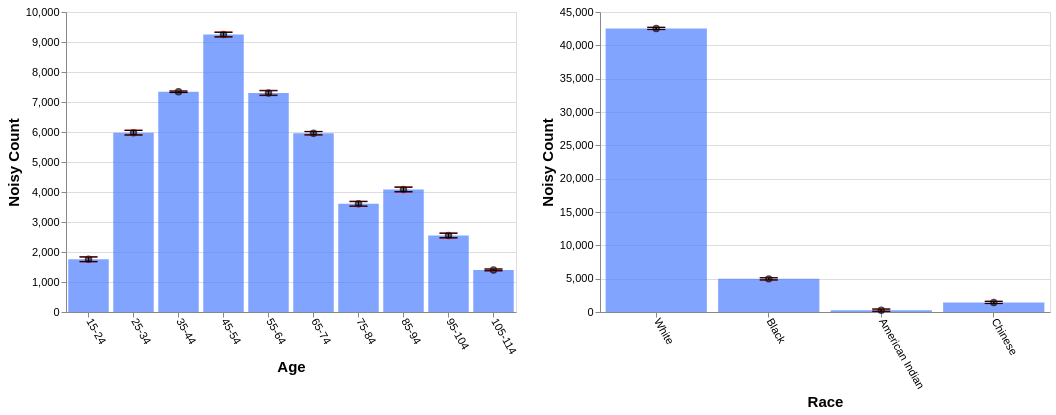

The specification (Vega-Lite) saved for this image:
### Vega-Lite specification from a JSON file in a GitHub repository (floating-point values rounded to 4 significant figures)
{"config": {"view": {"continuousWidth": 400, "continuousHeight": 300}, "axis": {"labelFontSize": 11, "titleFontSize": 15}, "axisBottom": {"labelAngle": 60}}, "hconcat": [{"layer": [{"mark": "bar", "encoding": {"color": {"value": "transparent"}, "tooltip": [{"aggregate": "sum", "field": "noisy_count", "title": "noisy count", "type": "quantitative"}, {"aggregate": "sum", "field": "noisy_count_prev", "title": "prev count", "type": "quantitative"}, {"aggregate": "sum", "field": "error", "title": "current error", "type": "quantitative"}, {"aggregate": "sum", "field": "error_prev", "title": "prev error", "type": "quantitative"}], "x": {"field": "age", "sort": null, "title": "Age", "type": "ordinal"}}, "height": 300, "selection": {"selector647": {"type": "interval", "encodings": ["x"]}}, "transform": [{"filter": {"selection": "selector648"}}], "width": 450}, {"mark": {"type": "bar", "color": "gray", "opacity": 0}, "encoding": {"x": {"field": "age", "sort": null, "title": "Age", "type": "ordinal"}, "y": {"aggregate": "sum", "field": "noisy_count_prev", "type": "quantitative"}}, "transform": [{"filter": {"selection": "selector648"}}]}, {"mark": {"type": "bar", "color": "#4C7FFF", "opacity": 0.7}, "encoding": {"x": {"field": "age", "sort": null, "title": "Age", "type": "ordinal"}, "y": {"aggregate": "sum", "field": "noisy_count", "type": "quantitative"}}, "transform": [{"filter": {"selection": "selector648"}}]}, {"mark": {"type": "point", "color": "black", "opacity": 0.7}, "encoding": {"x": {"field": "age", "sort": null, "title": "Age", "type": "ordinal"}, "y": {"aggregate": "sum", "field": "noisy_count", "title": "Noisy Count", "type": "quantitative"}}, "transform": [{"filter": {"selection": "selector648"}}]}, {"mark": {"type": "rule", "color": "#B6B6B6", "size": 2, "strokeDash": [3, 3]}, "encoding": {"x": {"field": "age", "sort": null, "title": "Age", "type": "ordinal"}, "y": {"aggregate": "sum", "field": "plus_error_prev_age", "title": "", "type": "quantitative"}, "y2": {"aggregate": "sum", "field": "minus_error_prev_age", "title": ""}}, "transform": [{"filter": {"selection": "selector648"}}]}, {"mark": {"type": "tick", "color": "#B90000", "size": 0, "strokeDash": [1, 1]}, "encoding": {"x": {"field": "age", "sort": null, "title": "Age", "type": "ordinal"}, "y": {"aggregate": "sum", "field": "plus_error_prev_age", "type": "quantitative"}}, "transform": [{"filter": {"selection": "selector648"}}]}, {"mark": {"type": "tick", "color": "#B90000", "size": 0, "strokeDash": [3, 1]}, "encoding": {"x": {"field": "age", "sort": null, "title": "Age", "type": "ordinal"}, "y": {"aggregate": "sum", "field": "minus_error_prev_age", "type": "quantitative"}}, "transform": [{"filter": {"selection": "selector648"}}]}, {"mark": {"type": "rule", "color": "black", "size": 2}, "encoding": {"x": {"field": "age", "sort": null, "title": "Age", "type": "ordinal"}, "y": {"aggregate": "sum", "field": "plus_error", "title": "", "type": "quantitative"}, "y2": {"aggregate": "sum", "field": "minus_error", "title": ""}}, "transform": [{"filter": {"selection": "selector648"}}]}, {"mark": {"type": "tick", "color": "black", "width": 0}, "encoding": {"x": {"field": "age", "sort": null, "title": "Age", "type": "ordinal"}, "y": {"aggregate": "sum", "field": "plus_error", "type": "quantitative"}}, "transform": [{"filter": {"selection": "selector648"}}]}, {"mark": {"type": "tick", "color": "black", "width": 0}, "encoding": {"x": {"field": "age", "sort": null, "title": "Age", "type": "ordinal"}, "y": {"aggregate": "sum", "field": "minus_error", "type": "quantitative"}}, "transform": [{"filter": {"selection": "selector648"}}]}]}, {"layer": [{"mark": "bar", "encoding": {"color": {"value": "transparent"}, "tooltip": [{"aggregate": "sum", "field": "noisy_count", "title": "noisy count", "type": "quantitative"}, {"aggregate": "sum", "field": "noisy_count_prev", "title": "prev count", "type": "quantitative"}, {"aggregate": "sum", "field": "error", "title": "current error", "type": "quantitative"}, {"aggregate": "sum", "field": "error_prev", "title": "prev error", "type": "quantitative"}], "x": {"field": "race", "sort": null, "title": "Race", "type": "ordinal"}}, "height": 300, "selection": {"selector648": {"type": "interval", "encodings": ["x"]}}, "transform": [{"filter": {"selection": "selector647"}}], "width": 450}, {"mark": {"type": "bar", "color": "gray", "opacity": 0}, "encoding": {"x": {"field": "race", "sort": null, "title": "Race", "type": "ordinal"}, "y": {"aggregate": "sum", "field": "noisy_count_prev", "type": "quantitative"}}, "transform": [{"filter": {"selection": "selector647"}}]}, {"mark": {"type": "bar", "color": "#4C7FFF", "opacity": 0.7}, "encoding": {"x": {"field": "race", "sort": null, "title": "Race", "type": "ordinal"}, "y": {"aggregate": "sum", "field": "noisy_count", "type": "quantitative"}}, "transform": [{"filter": {"selection": "selector647"}}]}, {"mark": {"type": "point", "color": "black", "opacity": 0.7}, "encoding": {"x": {"field": "race", "sort": null, "title": "Race", "type": "ordinal"}, "y": {"aggregate": "sum", "field": "noisy_count", "title": "Noisy Count", "type": "quantitative"}}, "transform": [{"filter": {"selection": "selector647"}}]}, {"mark": {"type": "rule", "color": "#B6B6B6", "size": 2, "strokeDash": [3, 3]}, "encoding": {"x": {"field": "race", "sort": null, "title": "Race", "type": "ordinal"}, "y": {"aggregate": "sum", "field": "plus_error_prev_race", "title": "", "type": "quantitative"}, "y2": {"aggregate": "sum", "field": "minus_error_prev_race", "title": ""}}, "transform": [{"filter": {"selection": "selector647"}}]}, {"mark": {"type": "tick", "color": "#B90000", "size": 0, "strokeDash": [1, 1]}, "encoding": {"x": {"field": "race", "sort": null, "title": "Race", "type": "ordinal"}, "y": {"aggregate": "sum", "field": "plus_error_prev_race", "type": "quantitative"}}, "transform": [{"filter": {"selection": "selector647"}}]}, {"mark": {"type": "tick", "color": "#B90000", "size": 0, "strokeDash": [3, 1]}, "encoding": {"x": {"field": "race", "sort": null, "title": "Race", "type": "ordinal"}, "y": {"aggregate": "sum", "field": "minus_error_prev_race", "type": "quantitative"}}, "transform": [{"filter": {"selection": "selector647"}}]}, {"mark": {"type": "rule", "color": "black", "size": 2}, "encoding": {"x": {"field": "race", "sort": null, "title": "Race", "type": "ordinal"}, "y": {"aggregate": "sum", "field": "plus_error", "title": "", "type": "quantitative"}, "y2": {"aggregate": "sum", "field": "minus_error", "title": ""}}, "transform": [{"filter": {"selection": "selector647"}}]}, {"mark": {"type": "tick", "color": "black", "width": 0}, "encoding": {"x": {"field": "race", "sort": null, "title": "Race", "type": "ordinal"}, "y": {"aggregate": "sum", "field": "plus_error", "type": "quantitative"}}, "transform": [{"filter": {"selection": "selector647"}}]}, {"mark": {"type": "tick", "color": "black", "width": 0}, "encoding": {"x": {"field": "race", "sort": null, "title": "Race", "type": "ordinal"}, "y": {"aggregate": "sum", "field": "minus_error", "type": "quantitative"}}, "transform": [{"filter": {"selection": "selector647"}}]}]}], "data": {"name": "data-184315649bf5b5925384e3872bb61923"}, "$schema": "https://vega.github.io/schema/vega-lite/v4.17.0.json", "datasets": {"data-184315649bf5b5925384e3872bb61923": [{"age": "15-24", "race": "White", "noisy_count": 1318.0, "true_count": 1271.0, "plus_error": 1336.0, "minus_error": 1300.0, "error": 17.9, "noisy_count_prev": 1316.0, "true_count_prev": 1271.0, "plus_error_prev": 1338.0, "minus_error_prev": 1293.0, "error_prev": 22.4, "plus_error_prev_age": 1338.0, "minus_error_prev_age": 1294.0, "plus_error_prev_race": 1338.0, "minus_error_prev_race": 1294.0}, {"age": "15-24", "race": "Black", "noisy_count": 144.9, "true_count": 192.0, "plus_error": 162.8, "minus_error": 127.0, "error": 17.9, "noisy_count_prev": 148.2, "true_count_prev": 192.0, "plus_error_prev": 170.6, "minus_error_prev": 125.8, "error_prev": 22.4, "plus_error_prev_age": 170.8, "minus_error_prev_age": 126.0, "plus_error_prev_race": 171.1, "minus_error_prev_race": 126.3}, {"age": "15-24", "race": "American Indian", "noisy_count": 99.8, "true_count": 31.0, "plus_error": 117.7, "minus_error": 81.9, "error": 17.9, "noisy_count_prev": 94.8, "true_count_prev": 31.0, "plus_error_prev": 117.2, "minus_error_prev": 72.4, "error_prev": 22.4, "plus_error_prev_age": 117.4, "minus_error_prev_age": 72.63, "plus_error_prev_race": 115.5, "minus_error_prev_race": 70.69}, {"age": "15-24", "race": "Chinese", "noisy_count": 194.7, "true_count": 62.0, "plus_error": 212.6, "minus_error": 176.8, "error": 17.9, "noisy_count_prev": 197.6, "true_count_prev": 62.0, "plus_error_prev": 220.0, "minus_error_prev": 175.3, "error_prev": 22.4, "plus_error_prev_age": 220.2, "minus_error_prev_age": 175.5, "plus_error_prev_race": 219.6, "minus_error_prev_race": 174.9}, {"age": "25-34", "race": "White", "noisy_count": 5047.0, "true_count": 5110.0, "plus_error": 5065.0, "minus_error": 5029.0, "error": 17.9, "noisy_count_prev": 5054.0, "true_count_prev": 5110.0, "plus_error_prev": 5076.0, "minus_error_prev": 5032.0, "error_prev": 22.4, "plus_error_prev_age": 5074.0, "minus_error_prev_age": 5030.0, "plus_error_prev_race": 5077.0, "minus_error_prev_race": 5032.0}, {"age": "25-34", "race": "Black", "noisy_count": 677.5, "true_count": 700.0, "plus_error": 695.4, "minus_error": 659.6, "error": 17.9, "noisy_count_prev": 674.0, "true_count_prev": 700.0, "plus_error_prev": 696.4, "minus_error_prev": 651.6, "error_prev": 22.4, "plus_error_prev_age": 694.4, "minus_error_prev_age": 649.6, "plus_error_prev_race": 696.9, "minus_error_prev_race": 652.1}, {"age": "25-34", "race": "American Indian", "noisy_count": 17.0, "true_count": 83.0, "plus_error": 34.9, "minus_error": -0.9, "error": 17.9, "noisy_count_prev": 24.6, "true_count_prev": 83.0, "plus_error_prev": 46.9, "minus_error_prev": 2.2, "error_prev": 22.4, "plus_error_prev_age": 44.93, "minus_error_prev_age": 0.225, "plus_error_prev_race": 45.19, "minus_error_prev_race": 0.49}, {"age": "25-34", "race": "Chinese", "noisy_count": 236.3, "true_count": 244.0, "plus_error": 254.2, "minus_error": 218.4, "error": 17.9, "noisy_count_prev": 233.4, "true_count_prev": 244.0, "plus_error_prev": 255.8, "minus_error_prev": 211.1, "error_prev": 22.4, "plus_error_prev_age": 253.8, "minus_error_prev_age": 209.1, "plus_error_prev_race": 255.4, "minus_error_prev_race": 210.7}, {"age": "35-44", "race": "White", "noisy_count": 6204.0, "true_count": 6181.0, "plus_error": 6210.0, "minus_error": 6199.0, "error": 5.7, "noisy_count_prev": 6201.0, "true_count_prev": 6181.0, "plus_error_prev": 6208.0, "minus_error_prev": 6194.0, "error_prev": 7.1, "plus_error_prev_age": 6208.0, "minus_error_prev_age": 6193.0, "plus_error_prev_race": 6208.0, "minus_error_prev_race": 6194.0}, {"age": "35-44", "race": "Black", "noisy_count": 820.2, "true_count": 793.0, "plus_error": 825.9, "minus_error": 814.5, "error": 5.7, "noisy_count_prev": 820.1, "true_count_prev": 793.0, "plus_error_prev": 827.2, "minus_error_prev": 813.0, "error_prev": 7.1, "plus_error_prev_age": 826.9, "minus_error_prev_age": 812.7, "plus_error_prev_race": 827.7, "minus_error_prev_race": 813.5}, {"age": "35-44", "race": "American Indian", "noisy_count": 60.2, "true_count": 93.0, "plus_error": 65.9, "minus_error": 54.5, "error": 5.7, "noisy_count_prev": 63.8, "true_count_prev": 93.0, "plus_error_prev": 71.0, "minus_error_prev": 56.7, "error_prev": 7.1, "plus_error_prev_age": 70.73, "minus_error_prev_age": 56.43, "plus_error_prev_race": 69.29, "minus_error_prev_race": 54.99}, {"age": "35-44", "race": "Chinese", "noisy_count": 255.7, "true_count": 265.0, "plus_error": 261.4, "minus_error": 250.0, "error": 5.7, "noisy_count_prev": 257.0, "true_count_prev": 265.0, "plus_error_prev": 264.1, "minus_error_prev": 249.8, "error_prev": 7.1, "plus_error_prev_age": 263.8, "minus_error_prev_age": 249.5, "plus_error_prev_race": 263.7, "minus_error_prev_race": 249.4}, {"age": "45-54", "race": "White", "noisy_count": 7979.0, "true_count": 7988.0, "plus_error": 7996.0, "minus_error": 7961.0, "error": 17.9, "noisy_count_prev": 7977.0, "true_count_prev": 7988.0, "plus_error_prev": 7999.0, "minus_error_prev": 7955.0, "error_prev": 22.4, "plus_error_prev_age": 7995.0, "minus_error_prev_age": 7951.0, "plus_error_prev_race": 8000.0, "minus_error_prev_race": 7955.0}, {"age": "45-54", "race": "Black", "noisy_count": 898.8, "true_count": 967.0, "plus_error": 916.7, "minus_error": 880.9, "error": 17.9, "noisy_count_prev": 909.1, "true_count_prev": 967.0, "plus_error_prev": 931.4, "minus_error_prev": 886.7, "error_prev": 22.4, "plus_error_prev_age": 927.3, "minus_error_prev_age": 882.6, "plus_error_prev_race": 931.9, "minus_error_prev_race": 887.2}, {"age": "45-54", "race": "American Indian", "noisy_count": 108.3, "true_count": 112.0, "plus_error": 126.2, "minus_error": 90.4, "error": 17.9, "noisy_count_prev": 112.4, "true_count_prev": 112.0, "plus_error_prev": 134.7, "minus_error_prev": 90.0, "error_prev": 22.4, "plus_error_prev_age": 130.6, "minus_error_prev_age": 85.92, "plus_error_prev_race": 133.0, "minus_error_prev_race": 88.29}, {"age": "45-54", "race": "Chinese", "noisy_count": 262.7, "true_count": 266.0, "plus_error": 280.6, "minus_error": 244.8, "error": 17.9, "noisy_count_prev": 266.2, "true_count_prev": 266.0, "plus_error_prev": 288.6, "minus_error_prev": 243.8, "error_prev": 22.4, "plus_error_prev_age": 284.5, "minus_error_prev_age": 239.7, "plus_error_prev_race": 288.2, "minus_error_prev_race": 243.4}, {"age": "55-64", "race": "White", "noisy_count": 6344.0, "true_count": 6252.0, "plus_error": 6362.0, "minus_error": 6326.0, "error": 17.9, "noisy_count_prev": 6341.0, "true_count_prev": 6252.0, "plus_error_prev": 6363.0, "minus_error_prev": 6319.0, "error_prev": 22.4, "plus_error_prev_age": 6361.0, "minus_error_prev_age": 6316.0, "plus_error_prev_race": 6364.0, "minus_error_prev_race": 6319.0}, {"age": "55-64", "race": "Black", "noisy_count": 737.6, "true_count": 744.0, "plus_error": 755.5, "minus_error": 719.7, "error": 17.9, "noisy_count_prev": 740.8, "true_count_prev": 744.0, "plus_error_prev": 763.1, "minus_error_prev": 718.4, "error_prev": 22.4, "plus_error_prev_age": 760.5, "minus_error_prev_age": 715.8, "plus_error_prev_race": 763.6, "minus_error_prev_race": 718.9}, {"age": "55-64", "race": "American Indian", "noisy_count": 54.6, "true_count": 90.0, "plus_error": 72.5, "minus_error": 36.8, "error": 17.9, "noisy_count_prev": 59.3, "true_count_prev": 90.0, "plus_error_prev": 81.7, "minus_error_prev": 36.9, "error_prev": 22.4, "plus_error_prev_age": 79.08, "minus_error_prev_age": 34.27, "plus_error_prev_race": 79.99, "minus_error_prev_race": 35.19}, {"age": "55-64", "race": "Chinese", "noisy_count": 166.0, "true_count": 233.0, "plus_error": 183.9, "minus_error": 148.2, "error": 17.9, "noisy_count_prev": 171.1, "true_count_prev": 233.0, "plus_error_prev": 193.5, "minus_error_prev": 148.8, "error_prev": 22.4, "plus_error_prev_age": 190.9, "minus_error_prev_age": 146.2, "plus_error_prev_race": 193.1, "minus_error_prev_race": 148.4}, {"age": "65-74", "race": "White", "noisy_count": 5112.0, "true_count": 5121.0, "plus_error": 5126.0, "minus_error": 5099.0, "error": 13.2, "noisy_count_prev": 5109.0, "true_count_prev": 5121.0, "plus_error_prev": 5125.0, "minus_error_prev": 5094.0, "error_prev": 15.5, "plus_error_prev_age": 5130.0, "minus_error_prev_age": 5099.0, "plus_error_prev_race": 5125.0, "minus_error_prev_race": 5094.0}, {"age": "65-74", "race": "Black", "noisy_count": 578.7, "true_count": 525.0, "plus_error": 591.9, "minus_error": 565.5, "error": 13.2, "noisy_count_prev": 570.0, "true_count_prev": 525.0, "plus_error_prev": 585.5, "minus_error_prev": 554.6, "error_prev": 15.5, "plus_error_prev_age": 590.9, "minus_error_prev_age": 560.0, "plus_error_prev_race": 586.0, "minus_error_prev_race": 555.1}, {"age": "65-74", "race": "American Indian", "noisy_count": 64.1, "true_count": 68.0, "plus_error": 77.3, "minus_error": 50.9, "error": 13.2, "noisy_count_prev": 60.7, "true_count_prev": 68.0, "plus_error_prev": 76.2, "minus_error_prev": 45.3, "error_prev": 15.5, "plus_error_prev_age": 81.6, "minus_error_prev_age": 50.7, "plus_error_prev_race": 74.49, "minus_error_prev_race": 43.59}, {"age": "65-74", "race": "Chinese", "noisy_count": 203.8, "true_count": 153.0, "plus_error": 216.9, "minus_error": 190.6, "error": 13.2, "noisy_count_prev": 197.5, "true_count_prev": 153.0, "plus_error_prev": 213.0, "minus_error_prev": 182.1, "error_prev": 15.5, "plus_error_prev_age": 218.4, "minus_error_prev_age": 187.5, "plus_error_prev_race": 212.6, "minus_error_prev_race": 181.7}, {"age": "75-84", "race": "White", "noisy_count": 3353.0, "true_count": 3396.0, "plus_error": 3371.0, "minus_error": 3335.0, "error": 17.9, "noisy_count_prev": 3353.0, "true_count_prev": 3396.0, "plus_error_prev": 3375.0, "minus_error_prev": 3331.0, "error_prev": 22.4, "plus_error_prev_age": 3370.0, "minus_error_prev_age": 3326.0, "plus_error_prev_race": 3376.0, "minus_error_prev_race": 3331.0}, {"age": "75-84", "race": "Black", "noisy_count": 345.8, "true_count": 387.0, "plus_error": 363.7, "minus_error": 327.9, "error": 17.9, "noisy_count_prev": 353.0, "true_count_prev": 387.0, "plus_error_prev": 375.4, "minus_error_prev": 330.6, "error_prev": 22.4, "plus_error_prev_age": 370.6, "minus_error_prev_age": 325.8, "plus_error_prev_race": 375.9, "minus_error_prev_race": 331.1}, {"age": "75-84", "race": "American Indian", "noisy_count": -116.9, "true_count": 33.0, "plus_error": -99.0, "minus_error": -134.8, "error": 17.9, "noisy_count_prev": -108.9, "true_count_prev": 33.0, "plus_error_prev": -86.5, "minus_error_prev": -131.3, "error_prev": 22.4, "plus_error_prev_age": -91.3, "minus_error_prev_age": -136.1, "plus_error_prev_race": -88.21, "minus_error_prev_race": -133.0}, {"age": "75-84", "race": "Chinese", "noisy_count": 24.0, "true_count": 93.0, "plus_error": 41.9, "minus_error": 6.1, "error": 17.9, "noisy_count_prev": 28.2, "true_count_prev": 93.0, "plus_error_prev": 50.6, "minus_error_prev": 5.8, "error_prev": 22.4, "plus_error_prev_age": 45.8, "minus_error_prev_age": 1.0, "plus_error_prev_race": 50.17, "minus_error_prev_race": 5.37}, {"age": "85-94", "race": "White", "noisy_count": 3630.0, "true_count": 3579.0, "plus_error": 3648.0, "minus_error": 3612.0, "error": 17.9, "noisy_count_prev": 3630.0, "true_count_prev": 3579.0, "plus_error_prev": 3652.0, "minus_error_prev": 3608.0, "error_prev": 22.4, "plus_error_prev_age": 3654.0, "minus_error_prev_age": 3610.0, "plus_error_prev_race": 3653.0, "minus_error_prev_race": 3608.0}, {"age": "85-94", "race": "Black", "noisy_count": 342.1, "true_count": 351.0, "plus_error": 360.0, "minus_error": 324.2, "error": 17.9, "noisy_count_prev": 340.4, "true_count_prev": 351.0, "plus_error_prev": 362.8, "minus_error_prev": 318.1, "error_prev": 22.4, "plus_error_prev_age": 364.8, "minus_error_prev_age": 320.1, "plus_error_prev_race": 363.3, "minus_error_prev_race": 318.6}, {"age": "85-94", "race": "American Indian", "noisy_count": 43.6, "true_count": 33.0, "plus_error": 61.5, "minus_error": 25.7, "error": 17.9, "noisy_count_prev": 37.3, "true_count_prev": 33.0, "plus_error_prev": 59.7, "minus_error_prev": 14.9, "error_prev": 22.4, "plus_error_prev_age": 61.68, "minus_error_prev_age": 16.88, "plus_error_prev_race": 57.99, "minus_error_prev_race": 13.19}, {"age": "85-94", "race": "Chinese", "noisy_count": 69.3, "true_count": 74.0, "plus_error": 87.2, "minus_error": 51.4, "error": 17.9, "noisy_count_prev": 69.1, "true_count_prev": 74.0, "plus_error_prev": 91.5, "minus_error_prev": 46.7, "error_prev": 22.4, "plus_error_prev_age": 93.48, "minus_error_prev_age": 48.68, "plus_error_prev_race": 91.07, "minus_error_prev_race": 46.27}, {"age": "95-104", "race": "White", "noisy_count": 2285.0, "true_count": 2336.0, "plus_error": 2303.0, "minus_error": 2268.0, "error": 17.9, "noisy_count_prev": 2288.0, "true_count_prev": 2336.0, "plus_error_prev": 2310.0, "minus_error_prev": 2266.0, "error_prev": 22.4, "plus_error_prev_age": 2313.0, "minus_error_prev_age": 2269.0, "plus_error_prev_race": 2311.0, "minus_error_prev_race": 2266.0}, {"age": "95-104", "race": "Black", "noisy_count": 320.2, "true_count": 160.0, "plus_error": 338.1, "minus_error": 302.3, "error": 17.9, "noisy_count_prev": 308.2, "true_count_prev": 160.0, "plus_error_prev": 330.6, "minus_error_prev": 285.9, "error_prev": 22.4, "plus_error_prev_age": 333.5, "minus_error_prev_age": 288.8, "plus_error_prev_race": 331.1, "minus_error_prev_race": 286.4}, {"age": "95-104", "race": "American Indian", "noisy_count": -96.0, "true_count": 14.0, "plus_error": -78.1, "minus_error": -113.9, "error": 17.9, "noisy_count_prev": -92.7, "true_count_prev": 14.0, "plus_error_prev": -70.3, "minus_error_prev": -115.1, "error_prev": 22.4, "plus_error_prev_age": -67.45, "minus_error_prev_age": -112.2, "plus_error_prev_race": -72.01, "minus_error_prev_race": -116.8}, {"age": "95-104", "race": "Chinese", "noisy_count": 40.0, "true_count": 35.0, "plus_error": 57.9, "minus_error": 22.1, "error": 17.9, "noisy_count_prev": 34.4, "true_count_prev": 35.0, "plus_error_prev": 56.8, "minus_error_prev": 12.1, "error_prev": 22.4, "plus_error_prev_age": 59.65, "minus_error_prev_age": 14.95, "plus_error_prev_race": 56.37, "minus_error_prev_race": 11.67}, {"age": "105-114", "race": "White", "noisy_count": 1266.0, "true_count": 1270.0, "plus_error": 1273.0, "minus_error": 1260.0, "error": 6.7, "noisy_count_prev": 1267.0, "true_count_prev": 1270.0, "plus_error_prev": 1276.0, "minus_error_prev": 1258.0, "error_prev": 8.7, "plus_error_prev_age": 1275.0, "minus_error_prev_age": 1258.0, "plus_error_prev_race": 1276.0, "minus_error_prev_race": 1258.0}, {"age": "105-114", "race": "Black", "noisy_count": 103.8, "true_count": 110.0, "plus_error": 110.5, "minus_error": 97.2, "error": 6.7, "noisy_count_prev": 101.0, "true_count_prev": 110.0, "plus_error_prev": 109.7, "minus_error_prev": 92.3, "error_prev": 8.7, "plus_error_prev_age": 109.6, "minus_error_prev_age": 92.15, "plus_error_prev_race": 110.2, "minus_error_prev_race": 92.78}, {"age": "105-114", "race": "American Indian", "noisy_count": 43.8, "true_count": 4.0, "plus_error": 50.5, "minus_error": 37.1, "error": 6.7, "noisy_count_prev": 44.3, "true_count_prev": 4.0, "plus_error_prev": 53.0, "minus_error_prev": 35.6, "error_prev": 8.7, "plus_error_prev_age": 52.85, "minus_error_prev_age": 35.45, "plus_error_prev_race": 51.29, "minus_error_prev_race": 33.89}, {"age": "105-114", "race": "Chinese", "noisy_count": -10.7, "true_count": 17.0, "plus_error": -4.0, "minus_error": -17.3, "error": 6.7, "noisy_count_prev": -8.4, "true_count_prev": 17.0, "plus_error_prev": 0.4, "minus_error_prev": -17.1, "error_prev": 8.7, "plus_error_prev_age": 0.25, "minus_error_prev_age": -17.25, "plus_error_prev_race": -0.03, "minus_error_prev_race": -17.53}]}}
